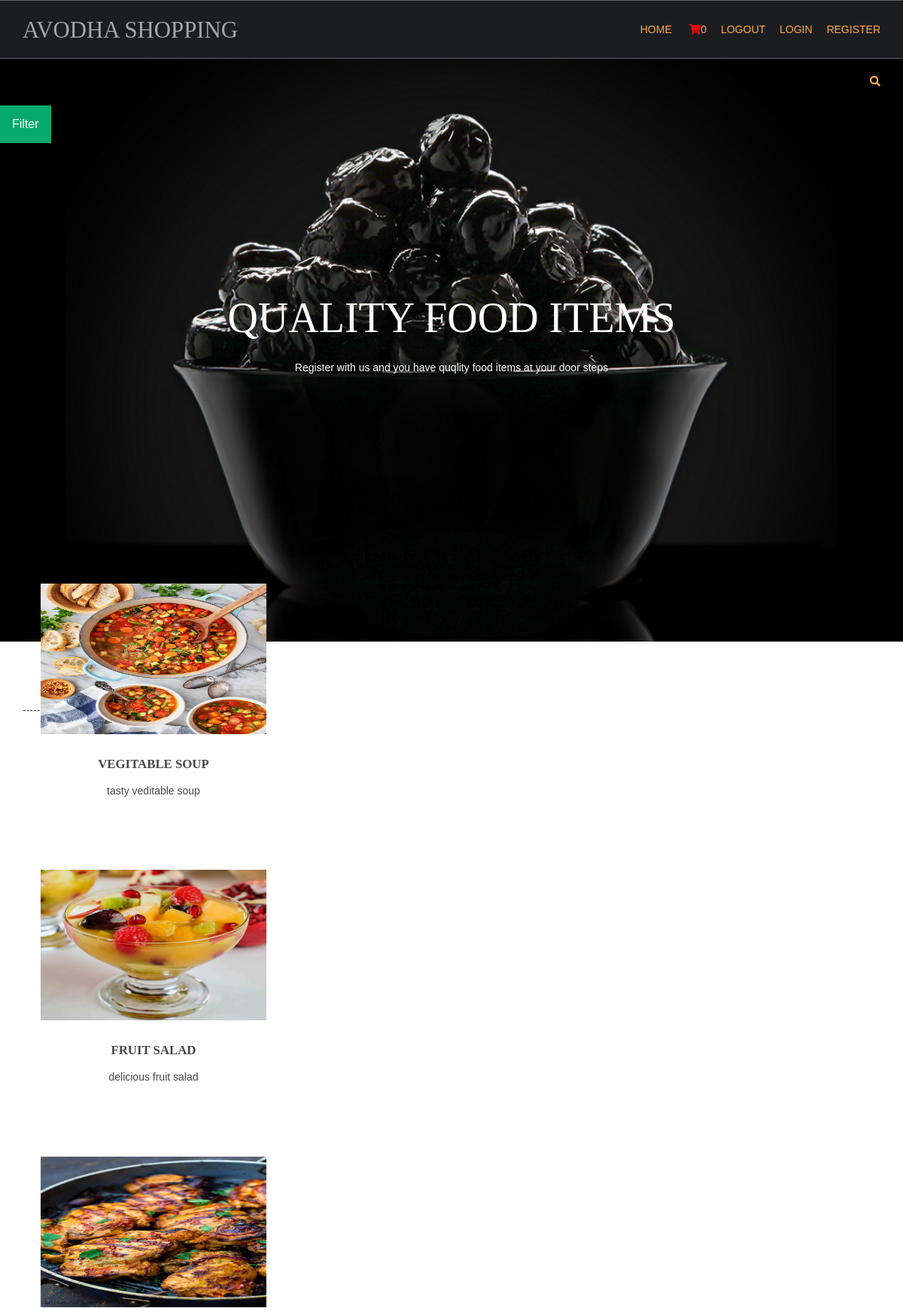
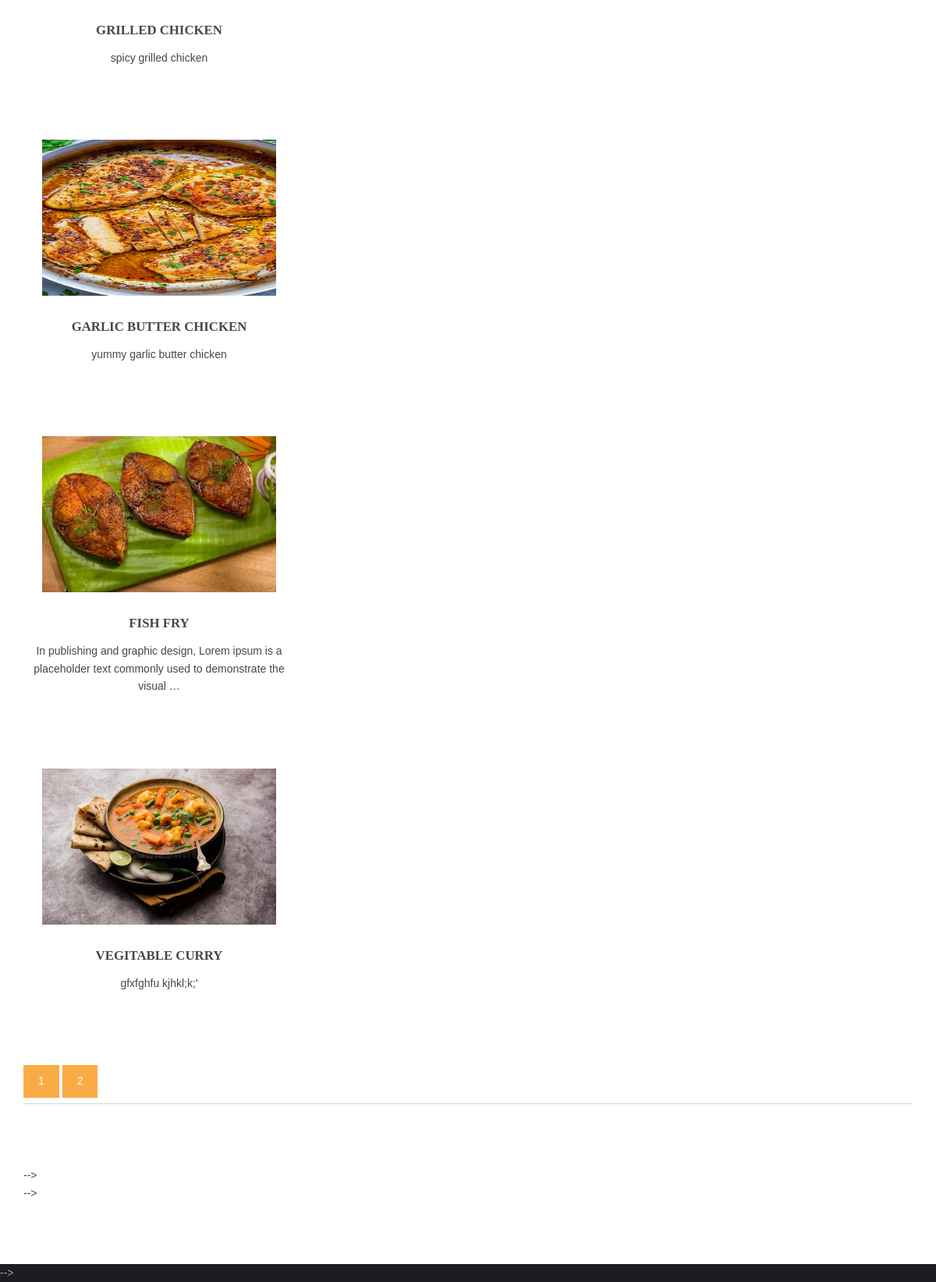
The app's page / (signed in) with its own data (2 pictures, top to bottom).
### shop/models.py (models this page shows, shortened)
class products(models.Model):
     name=models.CharField(max_length=250,unique=True)
     slug=models.SlugField(max_length=250,unique=True)
     img=models.ImageField(upload_to='product')
     desc=models.TextField()
     stock=models.IntegerField()
     available=models.BooleanField()
     price=models.IntegerField()
     category=models.ForeignKey(categ,on_delete=models.CASCADE)
     def get_url(self):
         return reverse('details',args=[self.category.slug,self.slug])

### shop/views.py (the view)
# urls.py: 2. Add a URL to urlpatterns:  path('', views.home, name='home')
def home(request,c_slug=None):
    c_page=None
    prodt=None
    if c_slug!=None:
        c_page=get_object_or_404(categ,slug=c_slug)
        prodt=products.objects.filter(category=c_page,available=True)
    else:
        prodt=products.objects.all().filter(available=True)
    cat=categ.objects.all()
    paginator=Paginator(prodt,6)
    try:
        page=int(request.GET.get('page',1))
    except:
        page=1
    try:
        pro=paginator.page(page)
    except(EmptyPage,InvalidPage):
        pro=paginator.page(paginator.num_pages)
    return render(request,'index.html',{'pr':prodt,'ct':cat,'pg':pro})

### cart/context_processor.py (called while the page is built)
def count(request):
    item_count=0
    if 'admin' in request.path:
        return {}
    else:
        try:
            ct=cartlist.objects.filter(cart_id=c_id(request))
            cti=items.objects.all().filter(cart=ct[:1])
            for c in cti:
                item_count+=c.quan
        except cartlist.DoesNotExist:
            item_count=0
        return dict(itc=item_count)

### cart/views.py (called while the page is built)
def c_id(request):
    ct_id=request.session.session_key
    if not ct_id:
        ct_id=request.session_key.create()
    return ct_id

### shop/models.py (called while the page is built)
    def get_url(self):
        return reverse('prod_cat',args=[self.slug])

### templates/index.html (shortened to what this page needs)
{% extends 'base.html' %}
{% load static %}
{% block content %}
<!DOCTYPE html>
<html lang="">
<head>
<link href="{% static 'hm/layout/styles/layout.css'%}" rel="stylesheet" type="text/css" media="all">
</head>
<body id="top">
<div class="abcd" style="background-image:url({% static 'hm/images/demo/backgrounds/bg3.jpg' %});">
  <div class="wrapper row0">
    <div id="topbar" class="hoc clear">
  <div class="fl_right">
    <ul class="nospace">
      <li id="searchform">
      </li>
    </ul>
  </div>
    </div>
    <div class="dropdown">
      <button class="dropbtn">Filter</button>
    </div>
  </div>
  <div id="pageintro" class="hoc clear">
    <article>
      <h3 class="heading">QUALITY FOOD ITEMS</h3>
      <p>Register with us and you have quqlity food items at your door steps</p>
    </article>
  </div>
</div>
<div class="wrapper row3">
  <main class="hoc container clear">
     -----------------------------------------
    <section id="introblocks">
      {% for i in pg.object_list %}
      <ul class="nospace group btmspace-80">
        <li class="one_third first">
          <figure><a class="imgover" href="{{i.get_url}}"><img src="{{i.img.url}}" alt="" style="height:200px;width:300px;" ></a>
            <figcaption>
              <h6 class="heading">{{i.name}}</h6>
              <p>{{i.desc|truncatewords:17}}</p>
            </figcaption>
          </figure>
        </li>
</ul>
{% endfor %}
    </section>
    <centre>
      {% for p in pg.paginator.page_range %}
  <a href="?page={{p}}" class="btn btn-light btn-sun {% if pg.number == p %}active{% endif %}">{{p}}</a>
{% endfor %}
    </centre>
<hr class="btmspace-80"> -->
 -->
</main>
</div
 -->
</body>
</html>
{% endblock %}

### templates/base.html (shortened to what this page needs)
{% load static %}
<!DOCTYPE html>
<html lang="">
<head>
<link href="{% static 'hm/layout/styles/layout.css'%}" rel="stylesheet" type="text/css" media="all">
</head>
<body id="top">
  <div class="wrapper row1">
    <header id="header" class="hoc clear">
      <div id="logo" class="fl_left">
        <h1><a href="/">AVODHA SHOPPING</a></h1>
      </div>
      <nav id="mainav" class="fl_right">
        <ul class="clear">
          <li class="active"><a href="/">Home</a></li>
          <li class="active"><a href="{% url 'cartDetails' %}">&nbsp;<i class="fa fa-shopping-cart" style="font-size:14px;color:red"></i>{{itc}}</a></li>
          <li class="active"><a href="/">Logout</a></li>
          <li class="active"><a href="/">Login</a></li>
          <li class="active"><a href="/">Register</a></li>
      </ul>
      </nav>
    </header>
  </div>
  {% block content %}
  {% endblock %}
</body>
</html>

### static/hm/layout/styles/layout.css (style rules this page uses)
.row1 { border:solid; border-width:1px 0; }
#topbar { padding:20px 0; font-size:.8rem; text-transform:uppercase; }
#topbar ul li { display:inline-block; margin-right:15px; }
#topbar ul li:last-child { margin-right:0; padding-right:0; border-right:none; }
#topbar #searchform { position:relative; line-height:1; z-index:9999; }
#topbar #searchform::after { display:block; height:18px; line-height:18px; padding:0; font-family:"Font Awesome\ 5 Free"; font-weight:900; font-size:1rem; content:"\f002"; }
#topbar #searchform ::placeholder { text-transform:capitalize; }
#header #logo { margin:22px 0 0 0; }
#header #logo h1 { margin:0; padding:0; font-size:2.2rem; text-transform:uppercase; }
#pageintro { padding:200px 0 300px; }
#pageintro article, #pageintro article p { display:block; max-width:75%; margin:0 auto; text-align:center; }
#pageintro article p { max-width:65%; line-height:2rem; }
#pageintro .heading { margin-bottom:20px; font-size:4rem; }
.container { padding:80px 0; }
#introblocks { display:block; position:relative; margin:-180px 0 0 0; z-index:1; text-align:center; }
#introblocks figure figcaption { display:block; padding:30px 0 0 0; text-align:center; }
#introblocks figure figcaption .heading { font-size:1.2rem; font-weight:700; margin-bottom:0; }
*, *::before, *::after { transition:all .3s ease-in-out; }
nav ul, nav ol { margin:0; padding:0; list-style:none; }
#mainav, #breadcrumb, .sidebar nav { line-height:normal; }
#mainav ul { text-transform:uppercase; }
#mainav li { display:inline-block; position:relative; margin:0 15px 0 0; padding:0; }
#mainav li:last-child { margin-right:0; }
#mainav li a { display:block; padding:30px 0; }
body { color:#A5A6AA; background-color:#1C1D21; }
a { color:#FBAB45; }
hr, .borderedbox { border-color:#D7D7D7; }
.btn, .btn.inverse:hover { color:#FFFFFF; background-color:#FBAB45; border-color:#FBAB45; }
.imgover, .imgover:hover::after { color:#FFFFFF; }
.row1 { border-color:rgba(255,255,255,.3); }
.row3 { color:#474747; background-color:#FFFFFF; }
#topbar #searchform { color:#FBAB45; }
#header #logo h1 a { color:inherit; }
#pageintro { color:#FFFFFF; }
#mainav li a { color:inherit; }
#mainav .active a, #mainav a:hover, #mainav li:hover > a { color:#FBAB45; background-color:inherit; }
@media screen and (min-width:1140px) { .hoc { max-width:1140px; } }

### templates/index.html (style rules this page uses)
.dropbtn { background-color: #04AA6D; color: white; padding: 16px; font-size: 16px; border: none; }
.dropdown { position: relative; display: inline-block; }
.abcd { height: 100%; background-position: center; background-repeat: no-repeat; background-size: cover; }

### records on screen
products: img (picture), name "VEGITABLE SOUP", desc "tasty veditable soup"
products: img (picture), name "FRUIT SALAD", desc "delicious fruit salad"
products: img (picture), name "GRILLED CHICKEN", desc "spicy grilled chicken"
products: img (picture), name "GARLIC BUTTER CHICKEN", desc "yummy garlic butter chicken"
products: img (picture), name "FISH FRY", desc "In publishing and graphic design, Lorem ipsum is a placeholder text commonly used to demonstrate the visual …"
products: img (picture), name "VEGITABLE CURRY", desc "gfxfghfu kjhkl;k;'"

### other values on screen
{{ itc }} "0"
{{ p }} "1" "2"
